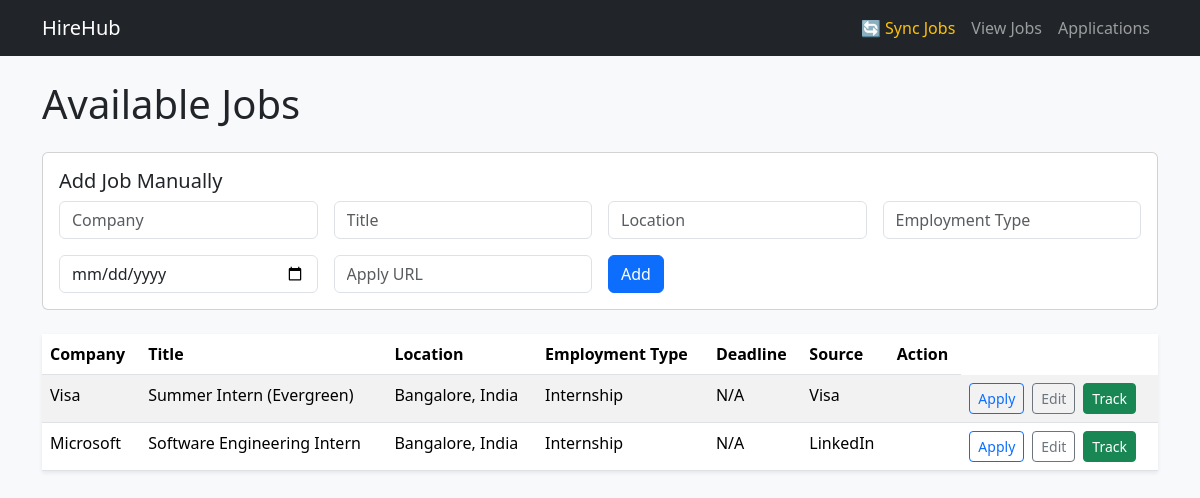
/jobs, run on an earlier commit of the app's database.
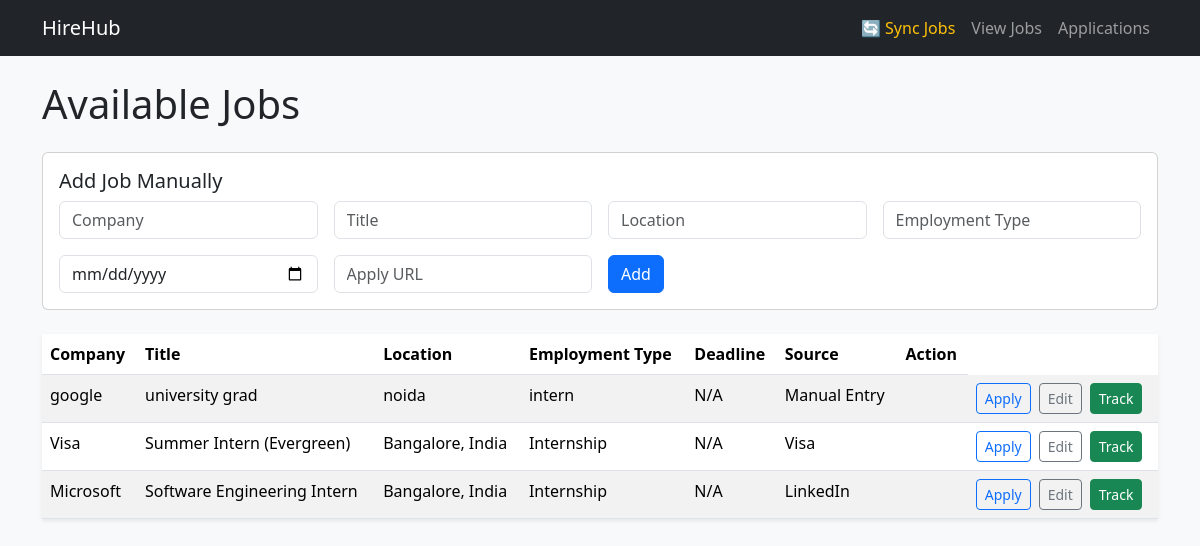
And on a later commit of the database.
### app/core/models.py (models this page shows)
class Job(Base):
    __tablename__ = "jobs"
    id: Mapped[int] = mapped_column(Integer, primary_key=True)
    title: Mapped[str] = mapped_column(String(255), nullable=False)
    company: Mapped[str] = mapped_column(String(255), nullable=False)
    location: Mapped[Optional[str]] = mapped_column(String(255), nullable=True, default="NA")
    employment_type: Mapped[Optional[str]] = mapped_column(String(100), nullable=True)
    apply_link: Mapped[Optional[str]] = mapped_column(String(1000), nullable=False)
    posted_date: Mapped[Optional[datetime]] = mapped_column(DateTime,nullable=True)
    deadline: Mapped[Optional[datetime]] = mapped_column(DateTime, nullable=True)
    source: Mapped[Optional[str]] = mapped_column(String(255), nullable=False)
    first_seen: Mapped[datetime] = mapped_column(DateTime, default=datetime.utcnow,nullable=False)
    last_seen: Mapped[datetime] = mapped_column(DateTime, default=datetime.utcnow, onupdate=datetime.utcnow,nullable=False)
    applications: Mapped[List["Application"]] = relationship("Application", back_populates="job")

### app/core/main.py (the view)
@app.get("/jobs", response_class=HTMLResponse)
async def list_jobs(request: Request, db: Session = Depends(get_db)):
    jobs = db.query(Job).order_by(Job.posted_date.desc()).all()
    return templates.TemplateResponse(
        "jobs.html",
        {"request": request, "jobs": jobs}
    )

### app/templates/jobs.html (shortened to what this page needs)
{% extends "layout/base.html" %}
{% block content %}
<h1 class="mb-4">Available Jobs</h1>
<div class="card mb-4">
    <div class="card-body">
        <h5 class="card-title">Add Job Manually</h5>
        <form action="/add-jobs-manually" method="post" class="row g-3">
            <div class="col-md-3">
                <input type="text" name="company" class="form-control" placeholder="Company" required>
            </div>
            <div class="col-md-3">
                <input type="text" name="title" class="form-control" placeholder="Title" required>
            </div>
            <div class="col-md-3">
                <input type="text" name="location" class="form-control" placeholder="Location">
            </div>
            <div class="col-md-3">
                <input type="text" name="employment_type" class="form-control" placeholder="Employment Type" required>
            </div>
            <div class="col-md-3">
                <input type="date" name="deadline" class="form-control" placeholder="Deadline" >
            </div>
            <div class="col-md-3">
                <input type="url" name="apply_link" class="form-control" placeholder="Apply URL" required>
            </div>
            <div class="col-md-3 d-flex align-items-end">
                <button type="submit" class="btn btn-primary w-10">Add</button>
            </div>
        </form>
    </div>
</div>
<table class="table table-striped bg-white shadow-sm">
  <thead>
    <tr>
      <th>Company</th>
      <th>Title</th>
      <th>Location</th>
      <th>Employment Type</th>
      <th>Deadline</th>
      <th>Source</th>
      <th>Action</th>
    </tr>
  </thead>
  <tbody>
    {% for job in jobs %}
    <tr>
      <td>{{ job.company }}</td>
      <td>{{ job.title }}</td>
      <td>{{ job.location }}</td>
      <td>{{ job.employment_type }}</td>
        <td>
            {% if job.deadline %}
            {{ job.deadline.strftime("%Y-%m-%d") }}
            {% else %}
            N/A
            {% endif %}
      <td>{{ job.source }}</td>
      <td>
    <td>
    <div class="d-flex gap-2">
        <a href="{{ job.apply_link }}" target="_blank" class="btn btn-sm btn-outline-primary">Apply</a>
        <button type="button" class="btn btn-sm btn-outline-secondary"
                data-bs-toggle="modal"
                data-bs-target="#editModal{{ job.id }}">
            Edit
        </button>
        <form action="/track-job" method="post">
            <button type="submit" class="btn btn-sm btn-success">Track</button>
        </form>
    </div>
</td>
    </tr>
    {% endfor %}
  </tbody>
</table>
{% endblock %}

### app/templates/layout/base.html (shortened to what this page needs)
<!doctype html>
<html lang="en">
  <head>
    <link href="https://cdn.jsdelivr.net/npm/bootstrap@5.3.2/dist/css/bootstrap.min.css" rel="stylesheet">
  </head>
  <body class="bg-light">
    <nav class="navbar navbar-expand-lg navbar-dark bg-dark mb-4">
      <div class="container">
        <a class="navbar-brand" href="/">HireHub</a>
        <div class="navbar-nav">
          <a class="nav-link text-warning" href="/scrape-test">🔄 Sync Jobs</a>
          <a class="nav-link" href="/jobs">View Jobs</a>
          <a class="nav-link" href="/applications">Applications</a>
        </div>
      </div>
    </nav>
    <div class="container">
      {% block content %}{% endblock %}
    </div>
  </body>
</html>

What changed in the data, as far as the page shows it:
added Job: company "google", title "university grad", location "noida", employment_type "intern", shows "N/A", source "Manual Entry"
